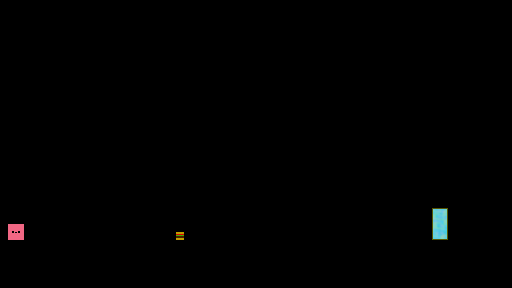

Rendered tile map (Tiled .tmx) drawn with the repository's tilesets; below, a short description and the map source with its tile grids summarised:
An orthogonal 64x36 tile map with 8x8 px tiles, 8 tile layers (Heaven TerrainBlock, Hell TerrainBlock, Both LavaBlock, Both CrumblingBlock, ...), 2 tilesets.

<map version="1.0" orientation="orthogonal" width="64" height="36" tilewidth="8" tileheight="8">
 <tileset firstgid="1" name="tileset_new" tilewidth="8" tileheight="8">
  <image source="tileset_new.png" width="80" height="80" />
 </tileset>
 <tileset firstgid="101" name="tileset_new" tilewidth="8" tileheight="8">
  <image source="tileset_new.png" width="80" height="80" />
 </tileset>
 <layer name="Heaven TerrainBlock" width="64" height="36">
  <data>[2304 cells, 0 non-empty, 0 distinct tile ids]</data>
 </layer>
 <layer name="Hell TerrainBlock" width="64" height="36">
  <data>[2304 cells, 0 non-empty, 0 distinct tile ids]</data>
 </layer>
 <layer name="Both LavaBlock" width="64" height="36">
  <data>[2304 cells, 0 non-empty, 0 distinct tile ids]</data>
 </layer>
 <layer name="Both CrumblingBlock" width="64" height="36">
  <data>[2304 cells, 0 non-empty, 0 distinct tile ids]</data>
 </layer>
 <layer name="Both Star" width="64" height="36">
  <data>[2304 cells, 1 non-empty, 1 distinct tile ids]</data>
 </layer>
 <layer name="Both TerrainBlock" width="64" height="36">
  <data>[2304 cells, 64 non-empty, 1 distinct tile ids]</data>
 </layer>
 <layer name="Both Portal" width="64" height="36">
  <data>[2304 cells, 8 non-empty, 8 distinct tile ids]</data>
 </layer>
 <layer name="Both Player" width="64" height="36">
  <data>[2304 cells, 4 non-empty, 4 distinct tile ids]</data>
 </layer>
</map>
